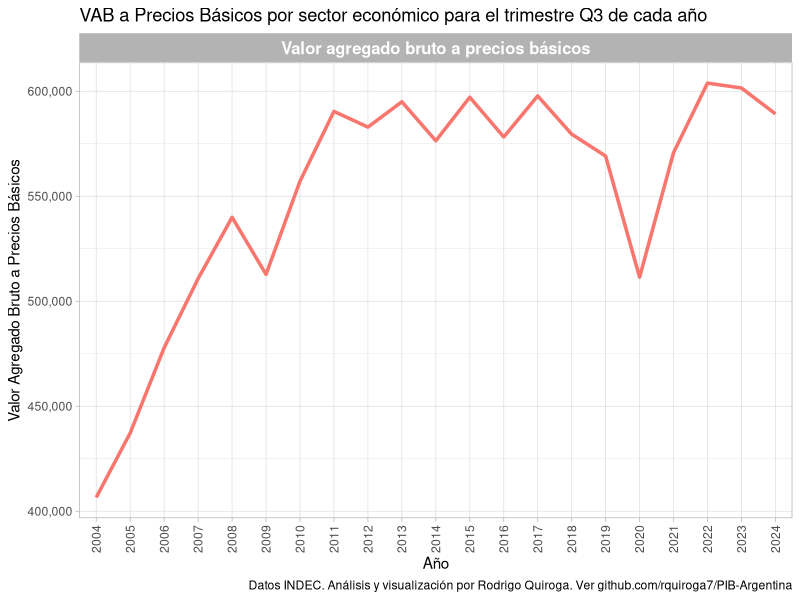
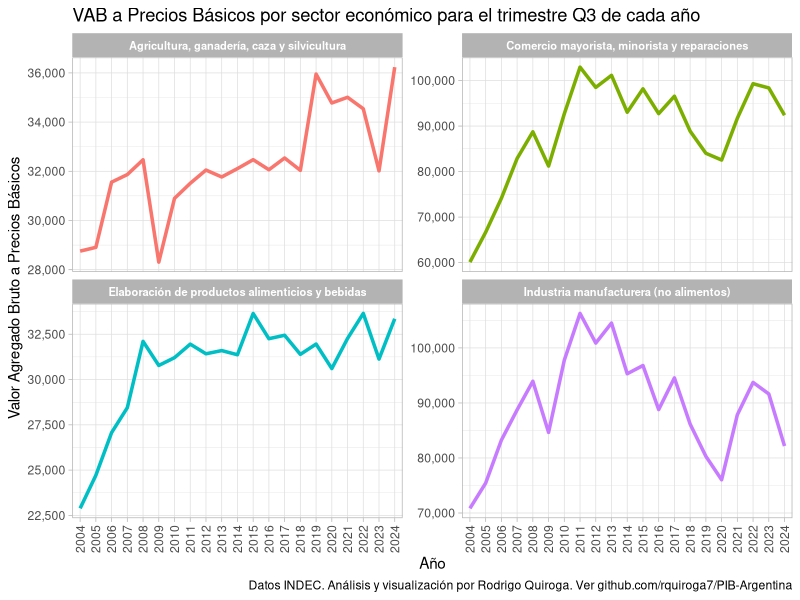
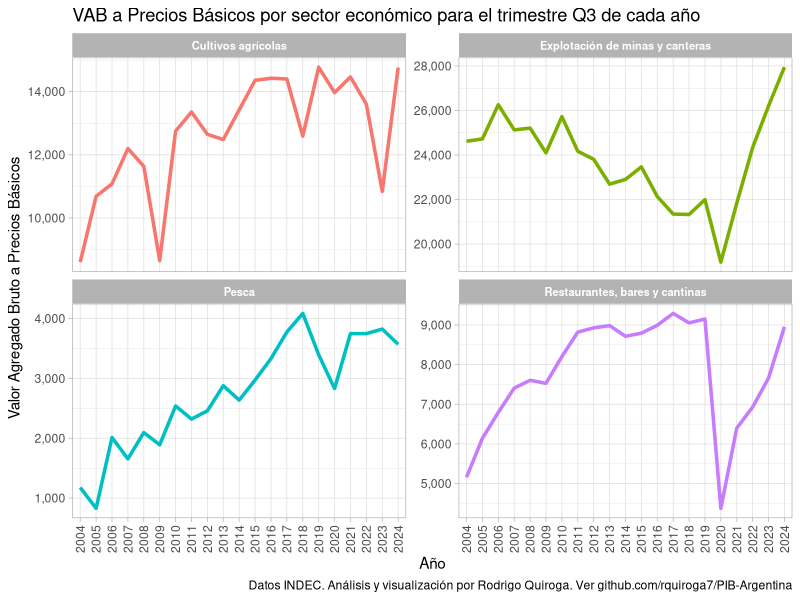
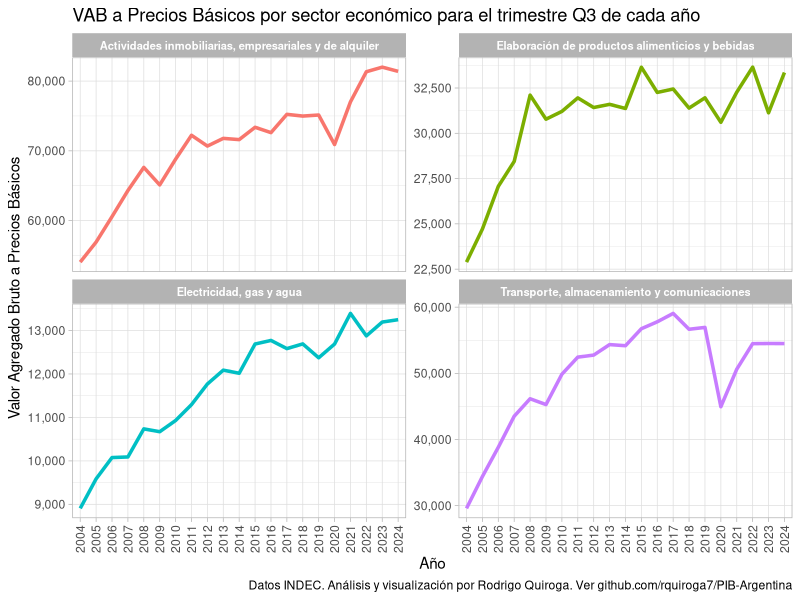
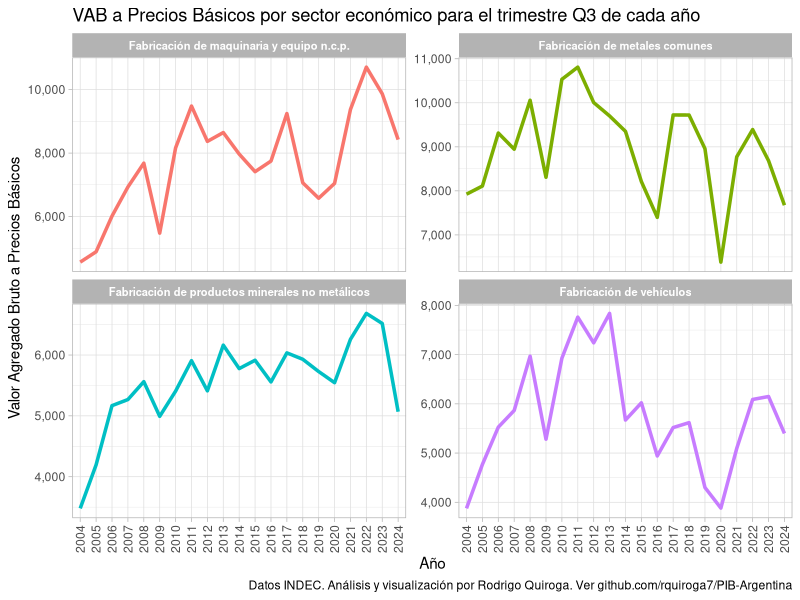
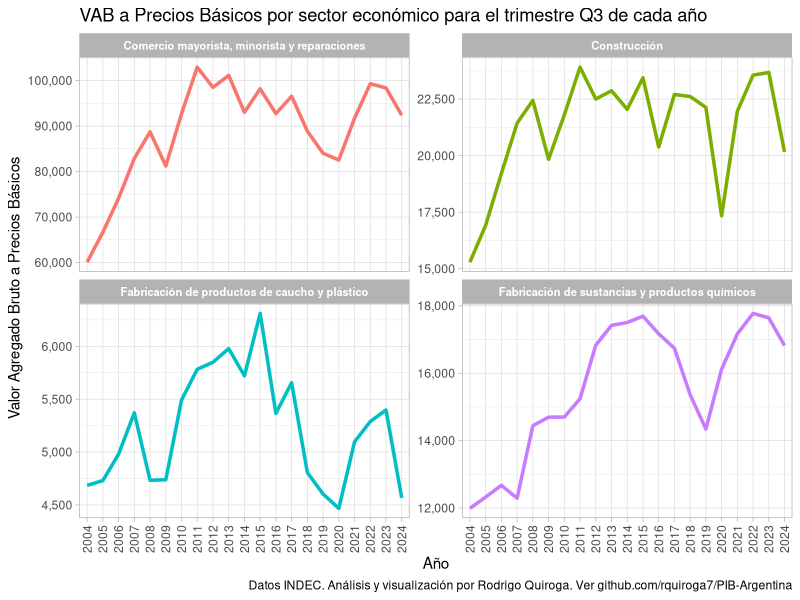
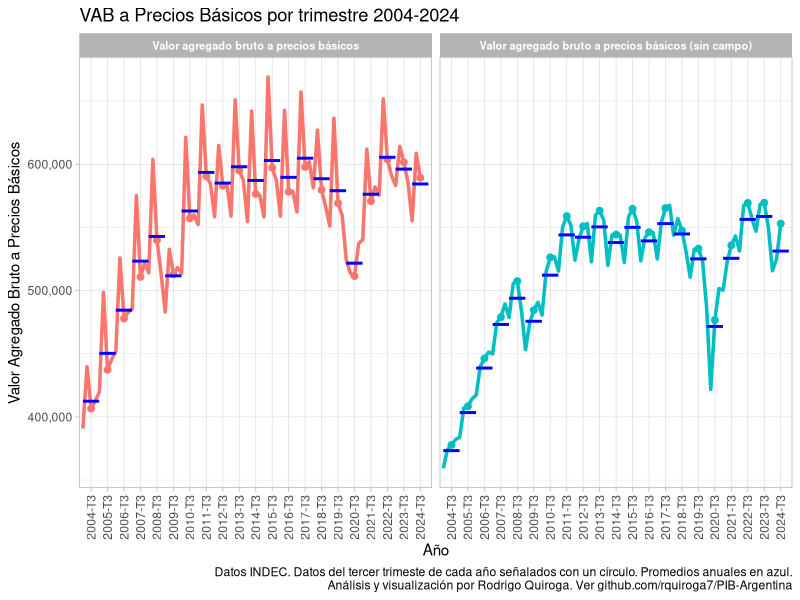
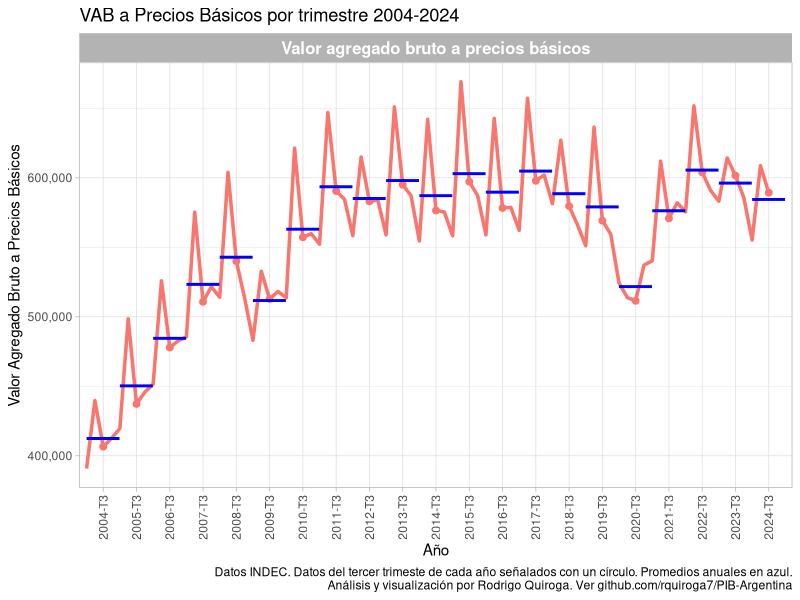

Recreate these plots in R, in order.
# Cargar las librerías necesarias
library(tidyverse)
library(scales)
library(ggplot2)
library(zoo)

# Leer el archivo CSV
data <- read_csv("sh_VBP_VAB_12_24.csv",col_names = FALSE, skip=2)

# Identificar las columnas a mantener: columna 1 y aquellas que no son múltiplos de 6 o 6 + 1
columns_to_keep <- c(1, which(!(seq_along(data) %% 6 %in% c(0, 1))))

# Subconjunto de datos para mantener solo las columnas identificadas
data <- data[, columns_to_keep]

# Eliminar las filas 1 y 3
data <- data[-c(1,3),]
# Reemplazar valores NA con ""
data[is.na(data)] <- ""

# Nuevo dataframe combinando datos con años y trimestres
# Reemplazar la fila 2 con la fila de años, comenzando en 2004, repitiendo 4 veces cada uno, excepto para 2024
years <- c("",rep(2004:2023, each = 4),2024,2024,2024)
quarters<-c("",rep(c("Q1","Q2","Q3","Q4"),times=20),c("Q1","Q2","Q3"))
data2 <- data.frame(rbind(years,quarters,data))

# Extraer información de años y trimestres
years2 <- as.vector(data2[1, -1])
quarters2 <- as.vector(data2[2, -1])

# Extraer información de nombres
names <- as.vector(data2[-c(1, 2), 1])

# Pivotar a formato largo
data_long <- data2[-c(1, 2), ] %>%
  pivot_longer(cols = -X1, names_to = "column", values_to = "value") %>%
  mutate(year = as.numeric(rep(years2, times = length(names))),
         quarter = rep(quarters2, times = length(names)),
         name = rep(names, each = length(years2))) %>%
  select(year, quarter, name, value)
data_long <- data_long %>%
  mutate(year = as.numeric(year),
         value = as.numeric(value))

# Create new rows for "Industria manufacturera (no alimentos)" and "Valor agregado bruto a precios básicos (sin campo)"
data_long <- data_long %>%
  group_by(year, quarter) %>%
  mutate(value_no_alimentos = if_else(name == "Industria manufacturera", 
                                      value - sum(value[name == "Elaboración de productos alimenticios y bebidas"], na.rm = TRUE), 
                                      NA_real_),
         value_sin_campo = if_else(name == "Valor agregado bruto a precios básicos", 
                                   value - sum(value[name == "Agricultura, ganadería, caza y silvicultura"], na.rm = TRUE), 
                                   NA_real_)) %>%
  ungroup()

# Filter out NA values and create new rows
new_rows <- data_long %>%
  filter(!is.na(value_no_alimentos) | !is.na(value_sin_campo)) %>%
  mutate(name = case_when(
    !is.na(value_no_alimentos) ~ "Industria manufacturera (no alimentos)",
    !is.na(value_sin_campo) ~ "Valor agregado bruto a precios básicos (sin campo)"
  ),
  value = coalesce(value_no_alimentos, value_sin_campo)) %>%
  select(-value_no_alimentos, -value_sin_campo)

# Bind the new rows to the original data
data_long <- bind_rows(data_long, new_rows) %>%
  select(-value_no_alimentos, -value_sin_campo)


# Acortar algunos nombres usando case_when
data_long <- data_long %>%
  mutate(name = case_when(
    name == "Fabricación de vehículos automotores, remolques y semirremolques" ~ "Fabricación de vehículos",
    name == "Extracción de minerales metalíferos. Explotación de minas y canteras n.c.p." ~ "Minerales metalíferos",
    TRUE ~ name))

# Definir la función de trazado
plot_evolution <- function(data, names, filename,quarters) {
  if (length(names) == 1) {
    stripsize = 12
  } else {
    stripsize = 8
  }
  data %>%
    filter(name %in% names) %>%
    filter(quarter %in% quarters) %>%
    ggplot(aes(x = year, y = value, color = name)) +
    geom_line(size=1.2) +
    ylab("Valor Agregado Bruto a Precios Básicos") +
    xlab("Año") +
    ggtitle(paste0("VAB a Precios Básicos por sector económico para el trimestre ",quarters," de cada año")) +
    facet_wrap(~name, scales = "free_y", ncol = 2) +
    theme_light() +
    scale_y_continuous(labels = comma) +
    scale_x_continuous(expand = c(0, 0.5), minor_breaks = NULL,breaks=seq(2004,2024,1)) +
    theme(axis.text.x = element_text(angle = 90, hjust = 1, vjust = 0.5),
          legend.position = "none",
          strip.text = element_text(size = stripsize, face = "bold"))+
    labs(caption = "Datos INDEC. Análisis y visualización por Rodrigo Quiroga. Ver github.com/rquiroga7/PIB-Argentina")
    ggsave(paste0(filename,"_",quarters,".png"), dpi = 300)
}

# Crear los gráficos
for (quarter in c("Q3")) {
  plot_evolution(data_long, c("Valor agregado bruto a precios básicos"), "Total", quarter)
  plot_evolution(data_long, c("Agricultura, ganadería, caza y silvicultura", "Elaboración de productos alimenticios y bebidas", "Industria manufacturera (no alimentos)", "Comercio mayorista, minorista y reparaciones"), "grandes", quarter)
  plot_evolution(data_long, c("Cultivos agrícolas", "Pesca", "Restaurantes, bares y cantinas", "Explotación de minas y canteras"), "suben", quarter)
  plot_evolution(data_long, c("Electricidad, gas y agua", "Transporte, almacenamiento y comunicaciones", "Elaboración de productos alimenticios y bebidas", "Actividades inmobiliarias, empresariales y de alquiler"), "iguales", quarter)
  plot_evolution(data_long, c("Fabricación de productos minerales no metálicos", "Fabricación de metales comunes", "Fabricación de maquinaria y equipo n.c.p.", "Fabricación de vehículos"), "bajan1", quarter)
  plot_evolution(data_long, c("Fabricación de sustancias y productos químicos", "Construcción", "Comercio mayorista, minorista y reparaciones", "Fabricación de productos de caucho y plástico"), "bajan2", quarter)
}


data_long2 <- data_long %>%
    mutate(fecha = as.yearqtr(paste0(year, quarter)))


plot_evolutionall <- function(data, names, filename, yearly = FALSE) {
  if (length(names) == 1) {
    stripsize = 12
  } else {
    stripsize = 8
  }
  if (length(names) == 2) {
    scalev = "fixed"
  } else {
    scalev = "free_y"
  }
  p <- data %>%
    filter(name %in% names) %>%
    ggplot(aes(x = fecha, y = value, color = name)) +
    geom_line(size = 1.2) +
    ylab("Valor Agregado Bruto a Precios Básicos") +
    xlab("Año") +
    ggtitle("VAB a Precios Básicos por trimestre 2004-2024") +
    facet_wrap(~name, scales = scalev, ncol = 2) +
    theme_light() +
    # Etiquetar cada tercer trimestre con un punto
    geom_point(data = data %>% filter(name %in% names) %>% filter(quarter == "Q3"), aes(x = fecha, y = value, color = name), size = 2) +
    scale_y_continuous(labels = comma) +
    zoo::scale_x_yearqtr(format = '%Y-T%q', expand = c(0, 0.22), minor_breaks = NULL, breaks = seq(2004.50, 2024.50, 1)) +
    theme(axis.text.x = element_text(angle = 90, hjust = 1, vjust = 0.5),
          legend.position = "none", 
          strip.text = element_text(size = stripsize, face = "bold"))
  if (yearly) {
    # Calculate yearly average
    yearly_avg <- data %>%
      filter(name %in% names) %>%
      group_by(year, name) %>%
      summarize(value = mean(value, na.rm = TRUE)) %>%
          # Add yearly average segments
      mutate(start_date = year,
             end_date = paste0(year,".99")) %>%
      ungroup()

    # Add yearly average line
     p <- p + geom_segment(data = yearly_avg, aes(x = start_date, xend = end_date, y = value, yend = value), color= "blue", size = 1)
     p <- p + labs(caption = "Datos INDEC. Datos del tercer trimeste de cada año señalados con un círculo. Promedios anuales en azul.\nAnálisis y visualización por Rodrigo Quiroga. Ver github.com/rquiroga7/PIB-Argentina")
    #p <- p + geom_segment(data = yearly_avg, aes(x = fecha, y = value), color="blue", size = 1)
  }
  else {
     p <- p + labs(caption = "Datos INDEC. Datos del tercer trimeste de cada año señalados con un círculo.\nAnálisis y visualización por Rodrigo Quiroga. Ver github.com/rquiroga7/PIB-Argentina")
  }
  p
  ggsave(paste0(filename, ".png"), plot = p, dpi = 300)
}

#Find 

plot_evolutionall(data_long2, c("Valor agregado bruto a precios básicos","Valor agregado bruto a precios básicos (sin campo)"), "sin_campo",yearly = TRUE)
plot_evolutionall(data_long2, c("Valor agregado bruto a precios básicos"), "Total",yearly = TRUE)
plot_evolutionall(data_long2, c("Agricultura, ganadería, caza y silvicultura", "Elaboración de productos alimenticios y bebidas", "Industria manufacturera (no alimentos)", "Comercio mayorista, minorista y reparaciones"), "grandes", yearly = TRUE)
plot_evolutionall(data_long2, c("Cultivos agrícolas", "Pesca", "Restaurantes, bares y cantinas", "Explotación de minas y canteras"), "suben", yearly = TRUE)
plot_evolutionall(data_long2, c("Electricidad, gas y agua", "Transporte, almacenamiento y comunicaciones", "Elaboración de productos alimenticios y bebidas", "Actividades inmobiliarias, empresariales y de alquiler"), "iguales", yearly = TRUE)
plot_evolutionall(data_long2, c("Fabricación de productos minerales no metálicos", "Fabricación de metales comunes", "Fabricación de maquinaria y equipo n.c.p.", "Fabricación de vehículos"), "bajan1", yearly = TRUE)
plot_evolutionall(data_long2, c("Fabricación de sustancias y productos químicos", "Construcción", "Comercio mayorista, minorista y reparaciones", "Fabricación de productos de caucho y plástico"), "bajan2", yearly = TRUE)